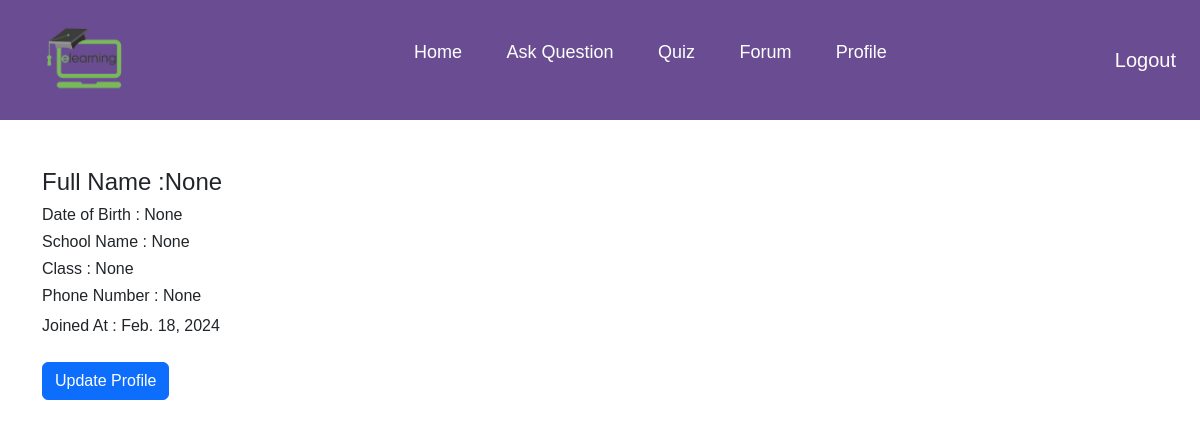
The page /account/view_profile/ (signed in) on the database its author committed.
### account/models.py (models this page shows, shortened)
class LearnerProfile(models.Model):
    class_6 = "6"
    class_7 = "7"
    class_8 = "8"
    class_9 = "9"
    class_10 = "10"
    class_11 = "11"
    class_12 = "12"
    class_choice = [
        (class_6, "Six"),
        (class_7, "Seven"),
        (class_8, "Eight"),
        (class_9, "Nine"),
        (class_10, "Ten"),
        (class_11, "Eleven"),
        (class_12, "Twelve"),
    ]
    user = models.OneToOneField(
        User, on_delete=models.CASCADE, related_name="learner_profile"
    )
    profile_image = models.ImageField(upload_to="learner_image")
    full_name = models.CharField(max_length=20, null=True, blank=True)
    study_in = models.CharField(
        max_length=2, choices=class_choice, null=True, blank=True
    )
    insti_name = models.CharField(max_length=100, null=True, blank=True)
    phone_no = models.CharField(max_length=100, null=True, blank=True)
    date_of_birth = models.DateField(null=True, blank=True)
    join_date = models.DateField(auto_now_add=True)
    update_at = models.DateTimeField(auto_now=True)

### account/views.py (the view)
# urls.py: path('view_profile/', views.view_profile, name='view_profile'),
@login_required
def view_profile(request):
    learner = LearnerProfile.objects.filter(user=request.user)
    instructor = InstructorProfile.objects.filter(user=request.user)
    dic = {}
    if instructor.exists():
        dic['instructor'] = instructor[0]
    elif learner.exists():
        dic['learner'] = learner[0]
    else:
        messages.warning(request, 'Profile does not exists !')
    return render(request, 'account/view_profile.html', context=dic)

### templates/account/view_profile.html (shortened to what this page needs)
{% extends 'base.html' %}
{% block content %}
<div class="container">
    {% if instructor %}
    {% if instructor.profile_image %}
    <img src="{{instructor.profile_image.url}}" alt="" style="width: 300px;height:300px;border-radius:50%;margin-bottom:20px">
    {% endif %}
    <h4>Full Name :{{instructor.full_name}}</h4>
    <h6>Date of Birth : {{instructor.date_of_birth}}</h6>
    <h6>Subject: {{instructor.subject}}</h6>
    <h6>Qualification : {{instructor.qualification}}</h6>
    <h6>Phone Number : {{instructor.phone_no}}</h6>
    <span>Joined At : {{instructor.join_date}}</span>
    {% else %}
    <h4>Full Name :{{learner.full_name}}</h4>
    <h6>Date of Birth : {{learner.date_of_birth}}</h6>
    <h6>School Name : {{learner.insti_name}}</h6>
    <h6>Class : {{learner.study_in}}</h6>
    <h6>Phone Number : {{learner.phone_no}}</h6>
    <span>Joined At : {{learner.join_date}}</span>
    {% endif %}
    <br><br>
    <a href="{% url 'profile'%}" class="btn btn-primary">Update Profile</a>
</div>
{% endblock content %}

### static/style/style.css (style rules this page uses)
* { margin: 0; padding: 0; box-sizing: border-box; font-family: Arial, Helvetica, sans-serif; }
body { width: 100%; }
html { scroll-behavior: smooth; }

### rows shown on the page
LearnerProfile: full_name "None", date_of_birth "None", insti_name "None", study_in "None", phone_no "None", join_date "Feb. 18, 2024"
